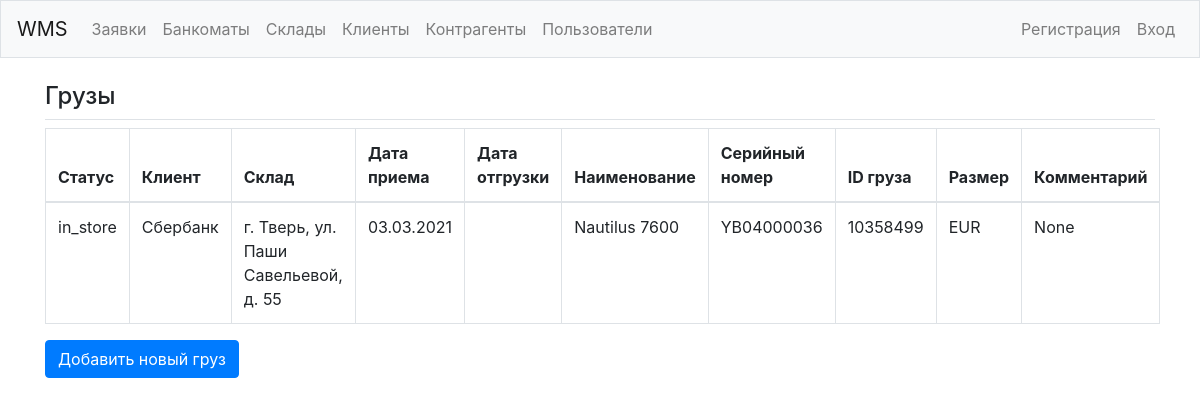
Before: /atms/ with the older database file.
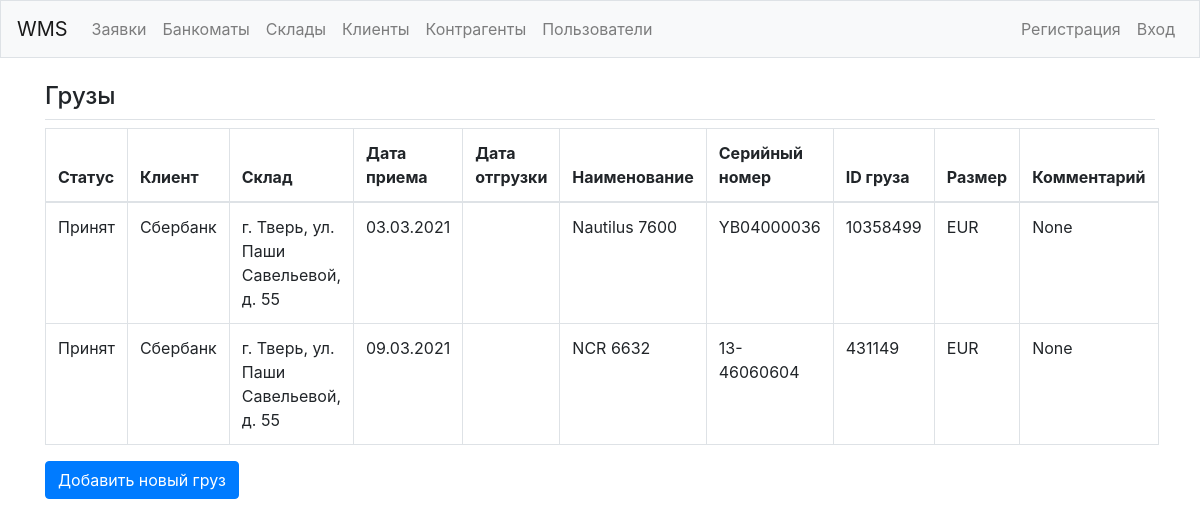
After: the same page with the newer database file.
### wms/models.py (models this page shows, shortened)
class Atm(models.Model):
    status = models.CharField(
        max_length=10,
        choices=Status.choices,
        default=Status.in_reserve,
    )
    client = models.ForeignKey(Client, on_delete=models.SET_NULL, null=True)
    storage = models.ForeignKey(Storage, on_delete=models.SET_NULL, null=True)
    date_in = models.DateField('Дата приема', blank=True, null=True)
    date_out = models.DateField('Дата отгрузки', blank=True, null=True)
    name = models.CharField(max_length=200)
    serial_num = models.CharField(max_length=200)
    atm_id = models.CharField(max_length=200, blank=True, null=True)
    size = models.CharField(
        max_length=10,
        choices=Size.choices,
        default=Size.EUR,
    )
    commentary = models.CharField(max_length=200, blank=True, null=True)

class Client(models.Model):
    name = models.CharField(max_length=200)
    pub_date = models.DateTimeField('date published', auto_now_add=True)
    def __str__(self):
        return self.name

class Storage(models.Model):
    contractor = models.ForeignKey(Contractor, on_delete=models.SET_NULL, null=True)
    address = models.CharField(max_length=200)
    rate_pallet = models.DecimalField(max_digits=9999, decimal_places=2, null=True)
    rate_oversize_pallet = models.DecimalField(max_digits=9999, decimal_places=2, null=True)
    rate_volume = models.DecimalField(max_digits=9999, decimal_places=2, null=True)
    rate_in = models.DecimalField(max_digits=9999, decimal_places=2, null=True)
    rate_out = models.DecimalField(max_digits=9999, decimal_places=2, null=True)
    rate_oversize_in = models.DecimalField(max_digits=9999, decimal_places=2, null=True)
    rate_oversize_out = models.DecimalField(max_digits=9999, decimal_places=2, null=True)
    def __str__(self):
        return self.address

### wms/views.py (the view)
# urls.py: path('atms/', views.atms, name='atms'),
def atms(request):
    atms = Atm.objects.all().order_by('date_in')
    context = {'atms': atms}
    return render(request, 'wms/atms.html', context)

### wms/templates/wms/atms.html
{% extends "wms/base.html" %}
{% block page_header %}
  <h4>Грузы</h4>
{% endblock page_header %}
{% block content %}
<table class="table table-bordered">
  <thead>
    <tr>
      <th scope="col">Статус</th>
      <th scope="col">Клиент</th>
      <th scope="col">Склад</th>
      <th scope="col">Дата приема</th>
      <th scope="col">Дата отгрузки</th>
      <th scope="col">Наименование</th>
      <th scope="col">Серийный номер</th>
      <th scope="col">ID груза</th>
      <th scope="col">Размер</th>
      <th scope="col">Комментарий</th>
    </tr>
  </thead>
  <tbody>
    {% for atm in atms %}
      <tr>
        <td>{{ atm.status }}</td>
        <td>{{ atm.client }}</td>
        <td>{{ atm.storage }}</td>
        <td>{{ atm.date_in|date:'d.m.Y' }}</td>
        <td>{{ atm.date_out|date:'d.m.Y' }}</td>
        <td>{{ atm.name }}</td>
        <td>{{ atm.serial_num }}</td>
        <td>{{ atm.atm_id }}</td>
        <td>{{ atm.size }}</td>
        <td>{{ atm.commentary }}</td>
      </tr>
    {% empty %}
      <tr>
        <td>Не добавлено ни одного груза. Добавьте первый груз.</td>
      </tr>
    {% endfor %}
  </tbody>
</table>
<div>
  <a class="btn btn-primary mb-3" href="{% url 'wms:new_atm' %}">Добавить новый груз</a>
</div>
{% endblock content %}

### wms/templates/wms/base.html (shortened to what this page needs)
{% load bootstrap4 %}
<!doctype html>
<html lang="en">
<head>
    {% bootstrap_css %}
</head>
<body>
    <nav class="navbar navbar-expand-md navbar-light bg-light mb-4 border">
        <a class="navbar-brand" href="{% url 'wms:index' %}">WMS</a>
        <div class="collapse navbar-collapse" id="navbarCollapse">
            <ul class="navbar-nav mr-auto">
                <li class="nav-item">
                    <a class="nav-link" href="{% url 'wms:orders' %}">Заявки</a>
                </li>
                <li class="nav-item">
                    <a class="nav-link" href="{% url 'wms:atms' %}">Банкоматы</a>
                </li>
                <li class="nav-item">
                    <a class="nav-link" href="{% url 'wms:storages' %}">Склады</a>
                </li>
                <li class="nav-item">
                    <a class="nav-link" href="{% url 'wms:clients' %}">Клиенты</a>
                </li>
                <li class="nav-item">
                    <a class="nav-link" href="{% url 'wms:contractors' %}">Контрагенты</a>
                </li>
                <li class="nav-item">
                    <a class="nav-link" href="{% url 'wms:customers' %}">Пользователи</a>
                </li>
            </ul>
            <ul class="navbar-nav ml-auto">
                {% if user.is_authenticated %}
                    <li class="nav-item">
                        <span class="navbar-text">Hello, {{ user.username }}.</span>
                    </li>
                    <li class="nav-item">
                        <a class="nav-link" href="{% url 'users:logout' %}">Выход</a>
                    </li>
                {% else %}
                    <li class="nav-item">
                        <a class="nav-link" href="{% url 'users:register' %}">Регистрация</a>
                    </li>
                    <li class="nav-item">
                        <a class="nav-link" href="{% url 'users:login' %}">Вход</a>
                    </li>
                {% endif %}
            </ul>
        </div>
    </nav>
    <main role="main" class="container">
        <div class="pg-2 mb-2 border-bottom">
            {% block page_header %}{% endblock page_header %}
        </div>
        <div>
            {% block content %}{% endblock content %}
        </div>
    </main>
</body>
</html>

Changed rows visible on the page:
changed Atm "Nautilus 7600": status "in_store" → "Принят"
added Atm: status "Принят", client "Сбербанк", storage "г. Тверь, ул. Паши Савельевой, д. 55", date_in "09.03.2021", name "NCR 6632", serial_num "13-46060604", atm_id "431149", size "EUR", commentary "None"
